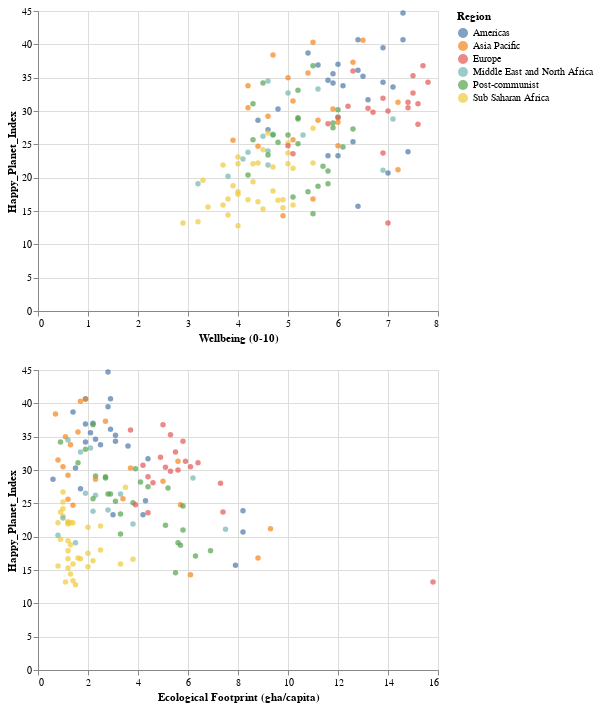

This figure's notebook cell:
### Code cell
chart1 & chart2

### Figure 1 — Vega-Lite specification as saved in the notebook (floating-point values rounded to 4 significant figures; data arrays with more than 128 entries replaced by an {"elided": "..."} marker saying what was removed)
{"config": {"view": {"continuousWidth": 400, "continuousHeight": 300}}, "vconcat": [{"mark": "circle", "encoding": {"color": {"field": "Region", "type": "nominal"}, "x": {"field": "Wellbeing (0-10)", "type": "quantitative"}, "y": {"field": "Happy_Planet_Index", "type": "quantitative"}}}, {"mark": "circle", "encoding": {"color": {"field": "Region", "type": "nominal"}, "x": {"field": "Ecological Footprint (gha/capita)", "type": "quantitative"}, "y": {"field": "Happy_Planet_Index", "type": "quantitative"}}}], "data": {"name": "data-b6f7af815a74474cfaa8fc6e00873bd7"}, "$schema": "https://vega.github.io/schema/vega-lite/v4.17.0.json", "datasets": {"data-b6f7af815a74474cfaa8fc6e00873bd7": {"elided": "140 records"}}}
